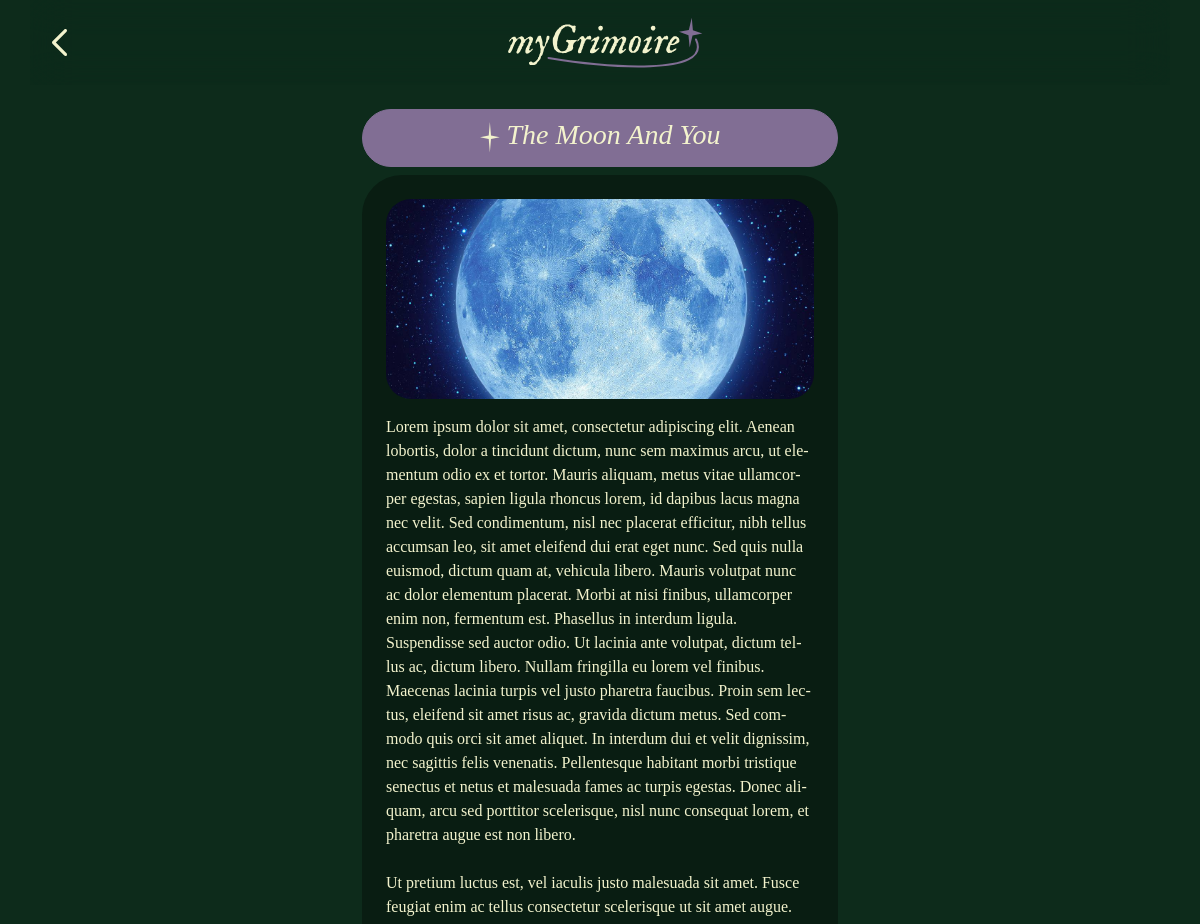
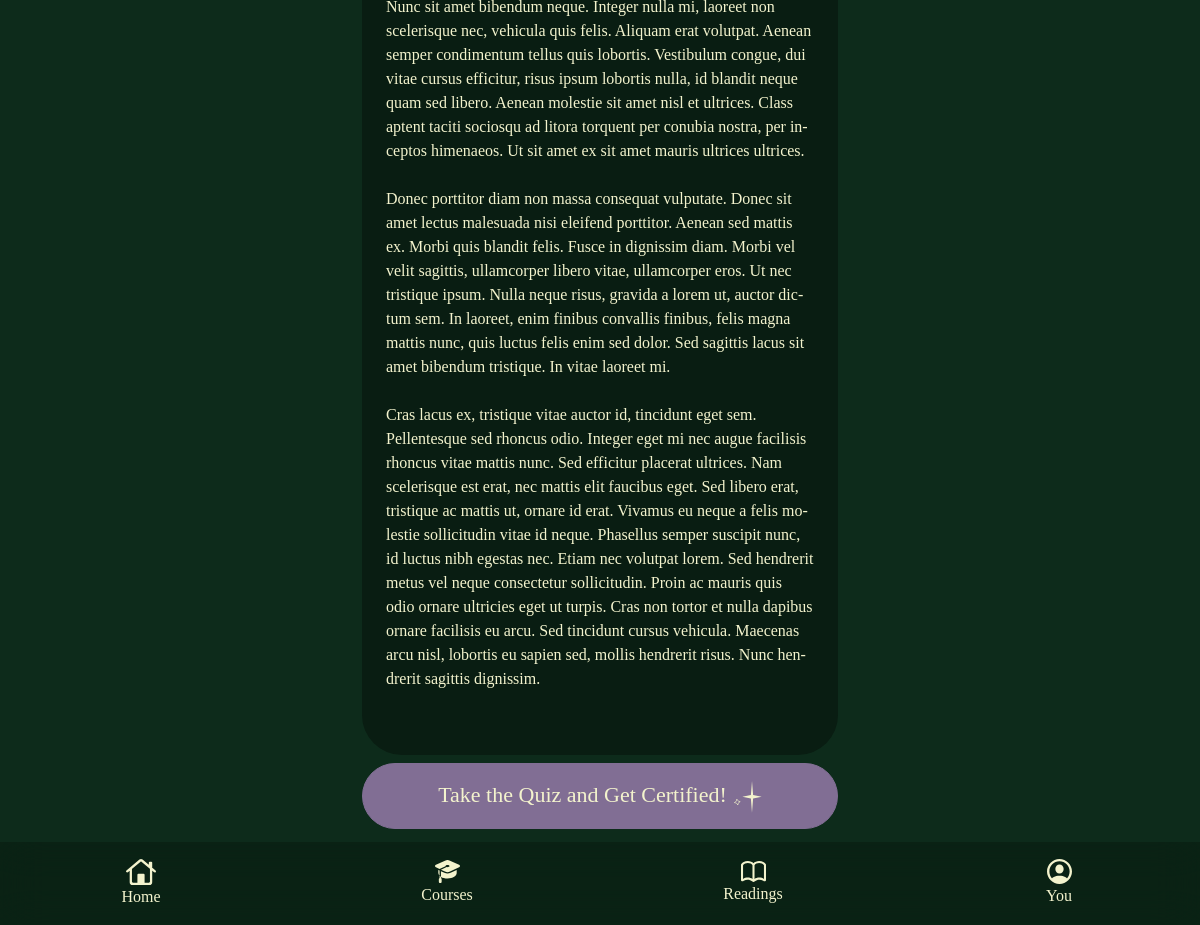
Page /mygrimoire/courses/7 on the committed database (2 pictures, top to bottom).
### myGrimoire/models.py (models this page shows)
class Course(models.Model):
    title = models.CharField(max_length=100)
    content = models.TextField(null=True, blank=True)
    image = models.ImageField(upload_to="cover_image", null=True, blank=True)
    author = models.ForeignKey(User, on_delete=models.CASCADE, null=True, blank=True)
    rating = models.IntegerField()
    description = models.TextField(null=True, blank=True)
    featured = models.BooleanField(default=0)  # 0 for regular, 1 for featured

### myGrimoire/views.py (the view)
# urls.py: path("courses/<str:id_course>", views.course),
def course(request, id_course):
    onecourse = Course.objects.get(id=id_course)
    title = onecourse.title
    content = onecourse.content
    context = {'onecourse': onecourse, 'title': title, 'content': content}
    return render(request, "course_ind.html", context)

### templates/course_ind.html (shortened to what this page needs)
<!DOCTYPE html>
<html lang="en">
<head>
    {% load static %}
    <link rel="stylesheet" type="text/css" href="{% static 'myGrimoire/css/bootstrap.css' %}" >
    <link rel="stylesheet" type="text/css" href="{% static 'myGrimoire/master_transition.css' %}" >
</head>
<body>
        <div id="top-bar" class="container navbar fixed-top position-sticky" style="display: flex; flex-flow: row;">
            <a href="/mygrimoire/courses/{{ onecourse.id }}/start">
            <div class="container justify-content-center" style="flex: 1">
                <img style="width: 25px;padding-left: 10px" src="{% static 'myGrimoire/images/icons/chevron-backward.svg' %}" alt="logo">
                </div>
            </a>
            <div class="container-fluid justify-content-center" style="flex: 12">
                <img style="padding-right: 50px" src="{% static 'myGrimoire/images/logo_light.svg' %}" alt="logo">
            </div>
        </div>
<div class="container pb-2 col-lg-5">
    <div id="main_content">
<div class="d-grid col-12 pt-4 text-center pb-2">
<div id="ui-bar-prpl" class="btn btn-mg pt-2" style="--bs-btn-padding-y: .30rem; --bs-btn-padding-x: .10rem;" disabled>
    <h3><img src="{% static 'myGrimoire/images/star_filled.svg' %}"><i> {{ onecourse.title }}</i></h3>
</div>
</div>
    <div class="container" id="ui-grn">
            <div class="container d-grid pt-4 gap-3 justify-content-center">
                                        <img style="object-fit: cover; width: available; height: 200px; border-radius: 25px" src="{{ MEDIA_URL }}{{ onecourse.image.url }}" class="card-img-top text-center" alt="...">
                <p class="pb-5" style="white-space: pre-line; text-justify: distribute-all-lines;overflow-wrap: break-word; hyphens: auto;color: #F3F3CD ;font-family: 'IM FELL DW Pica'">{{ onecourse.content }}</p>
    </div>
    </div>
<div class="pt-2 pb-3">
    <a href="/mygrimoire/courses/{{ onecourse.id }}/quiz" id="ui-bar-prpl-active" class="btn btn-mg col-12" style="--bs-btn-padding-y: .90rem; --bs-btn-padding-x: .10rem; font-size: 22px;" role="button">Take the Quiz and Get Certified!<img style="width: 35px" src="{% static 'myGrimoire/images/stars_group_two.svg' %}"></a>
</div>
</div>
 </div>
<br><br><br>
            <div id="bottom-bar" class="text-center fixed-bottom pt-3">
            <div class="row-cols-md-auto">
  <div class="row text-center">
    <div class="col">
        <a style="text-decoration: none;" href="/mygrimoire/main"><img style="width: 30px" src="{% static 'myGrimoire/images/icons/home.svg' %}" alt="logo"><p style="font-family: 'IM FELL DW Pica'; color:#F3F3CD">Home</p></a>
    </div>
    <div class="col">
        <a style="text-decoration: none;" href="/mygrimoire/courses"><img style="width: 25px" src="{% static 'myGrimoire/images/icons/cap-fill.svg' %}" alt="logo"><p style="font-family: 'IM FELL DW Pica'; color:#F3F3CD">Courses</p></a>
    </div>
    <div class="col">
      <a style="text-decoration: none;" href="/mygrimoire/readings"><img style="width: 25px" src="{% static 'myGrimoire/images/icons/book.svg' %}" alt="logo"><p style="font-family: 'IM FELL DW Pica'; color:#F3F3CD">Readings</p></a>
    </div>
      <div class="col">
      <a style="text-decoration: none;" href="/mygrimoire/you"><img style="width: 25px" src="{% static 'myGrimoire/images/icons/person-crop-circle.svg' %}" alt="logo"><p style="font-family: 'IM FELL DW Pica'; color:#F3F3CD">You</p></a>
    </div>
  </div>
</div>
</div>
</body>
</html>

### myGrimoire/static/myGrimoire/master_transition.css (style rules this page uses)
#main_content { animation: transitionIn 0.3s; }

### templates/course_ind.html (style rules this page uses)
body { background-color: #0D2B1B }
#top-bar { height: 85px; backdrop-filter: blur(20px); -webkit-backdrop-filter: blur(20px); background-blend-mode: hard-light; top: -10px; background-color: #0D2B1B99; }
#bottom-bar { background: #091D1299; backdrop-filter: blur(20px); -webkit-backdrop-filter: blur(20px); }
h3 { font-family: "IM FELL DW Pica"; color: #F3F3CD; }
#ui-bar-prpl { border-radius: 50px; pointer-events: none; font-family: "IM FELL DW Pica"; color: #F3F3CD; font-size: 15pt; }
#ui-bar-prpl-active { border-radius: 50px; font-family: "IM FELL DW Pica"; color: #F3F3CD; font-size: 15pt; }
#ui-grn { background-color: #091D12; border-radius: 40px; width: available; }

### rows in the picture
Course: title "The Moon And You", image (picture), content "Lorem ipsum dolor sit amet, consectetur adipiscing elit. Aenean lobortis, dolor a tincidunt dictum, nunc sem maximus arcu, ut elementum odio ex et tortor. Mauris aliquam, metus vitae ullamcorper egestas, sapien ligula rhoncus lorem, id dapibus lacus magna nec velit. Sed condimentum, nisl nec placerat efficitur, nibh tellus accumsan leo, sit amet eleifend dui erat eget nunc. Sed quis nulla euismod, dictum quam at, vehicula libero. Mauris volutpat nunc ac dolor elementum placerat. Morbi at nisi finibus, ullamcorper enim non, fermentum est. Phasellus in interdum ligula. Suspendisse sed auctor odio. Ut lacinia ante volutpat, dictum tellus ac, dictum libero. Nullam fringilla eu lorem vel…"
